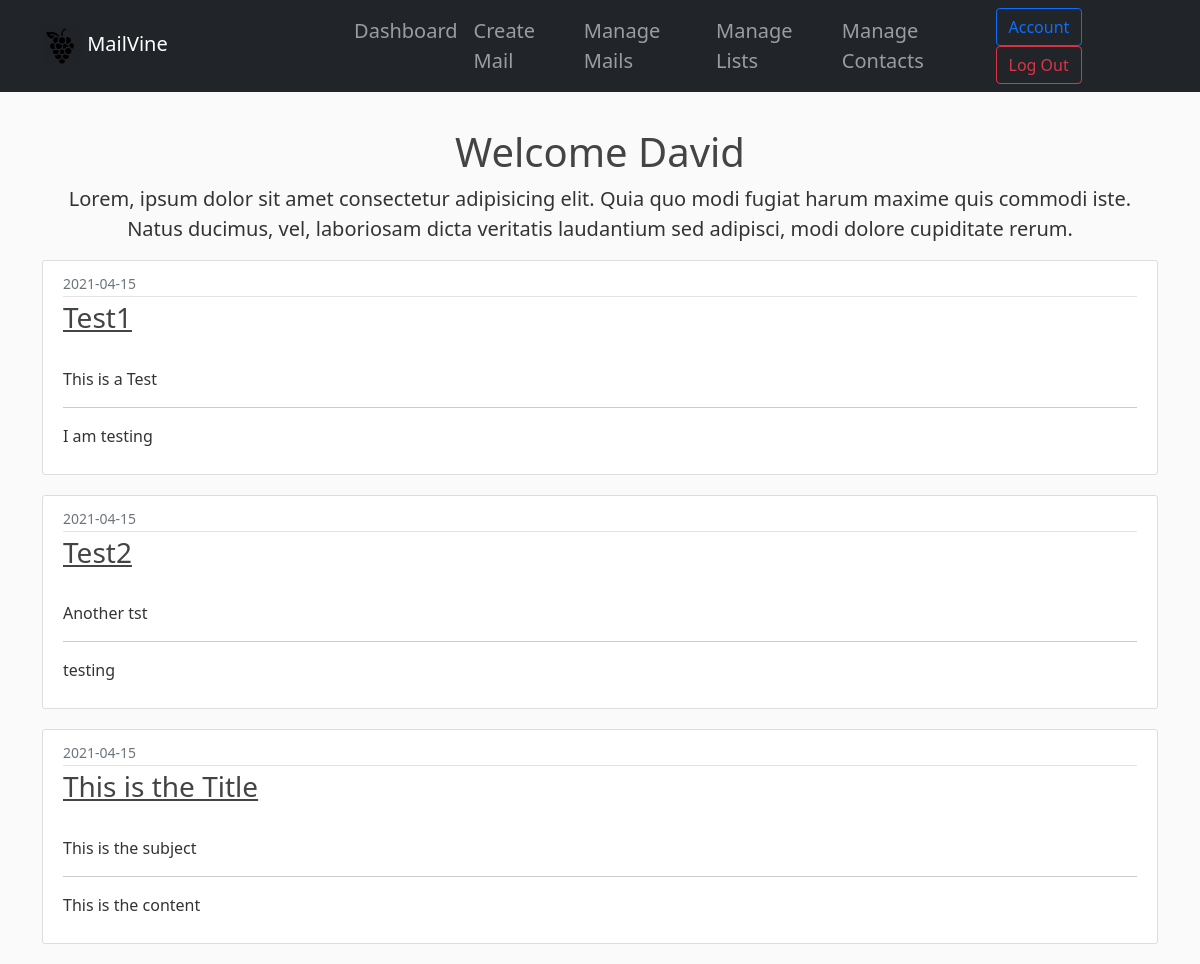
/dashboard.html (signed in), run on the app's committed database.
### mailvine/models.py (models this page shows, shortened)
class User(db.Model, UserMixin):  # inherit UserMixin class
    id = db.Column(db.Integer, primary_key=True)
    first_name = db.Column(db.String(255), nullable=False)
    last_name = db.Column(db.String(255), nullable=False)
    email = db.Column(db.String(120), unique=True, nullable=False)
    img_file = db.Column(db.String(20), nullable=False, default='default.jpg')
    password = db.Column(db.String(60), nullable=False)
    is_active = db.Column(db.Boolean, nullable=False, default=1)
    created_at = db.Column(db.DateTime, nullable=False, default=datetime.utcnow)
    updated_at = db.Column(db.DateTime, nullable=False, default=datetime.utcnow, onupdate=datetime.utcnow)
    lists = db.relationship('List', backref='user', lazy=True)
    mails = db.relationship('Mail', backref='user', lazy=True)

class Mail(db.Model):
    id = db.Column(db.Integer, primary_key=True)
    title = db.Column(db.String(60), nullable=False)
    subject = db.Column(db.String(120), nullable=False, default='Check this out!')
    email_text = db.Column(db.Text, nullable=False)
    email_photo = db.Column(db.String(20))
    is_active = db.Column(db.Boolean, nullable=False, default=1)
    created_at = db.Column(db.DateTime, nullable=False, default=datetime.utcnow)
    user_id = db.Column(db.Integer, db.ForeignKey('user.id'), nullable=False)

### mailvine/routes.py (the view)
@app.route('/dashboard.html')
@login_required
def dashboard():
    user = User.query.get(current_user.id)
    mails = Mail.query.filter(Mail.user==user)
    return render_template('dashboard.html', mails=mails)

### mailvine/models.py (called while the page is built)
@login_manager.user_loader
def load_user(user_id):
    return User.query.get(int(user_id))

### mailvine/templates/dashboard.html (shortened to what this page needs)
{% extends "dashboard_layout.html" %}
{% block body %}
<main class="container">
    <div class="pt-5 text-center">
        <h1>Welcome {{ current_user.first_name }}</h1>
        <p class="lead">Lorem, ipsum dolor sit amet consectetur adipisicing elit. Quia quo modi fugiat harum maxime quis
            commodi iste. Natus ducimus, vel, laboriosam dicta veritatis laudantium sed adipisci, modi dolore cupiditate
            rerum.</p>
    </div>
    {% for mail in mails %}
        <article class="media content-section">
            <div class="media-body">
                <div class="article-metadata">
                    <small class="text-muted">{{ mail.created_at.strftime('%Y-%m-%d') }}</small>
                </div>
                <h3><a href="{{ url_for('mail', mail_id=mail.id) }}" class="article-title">{{ mail.title}}</a></h3>
                <br>
                <p class="article-content">{{ mail.subject }}</p>
                <hr>
                <p class="article-content">{{ mail.email_text }}</p>
            </div>
        </article>
    {% endfor %}
</main>
{%endblock body%}

### mailvine/templates/dashboard_layout.html (shortened to what this page needs)
<!doctype html>
<html lang="en">
<head>
    <link rel="stylesheet" href="{{ url_for('static', filename='css/bootstrap.min.css') }}">
    <link rel="stylesheet" href="{{ url_for('static', filename='css/main.css') }}">
</head>
<body>
<header>
    <nav class="navbar navbar-expand-md navbar-dark bg-dark fixed-top">
        <div class="container">
            <a class="navbar-brand" href="{{ url_for('index') }}">
                <img src="{{ url_for('static', filename='img/MV_logo3.png') }}" alt="" width="40" height="40">
                MailVine
            </a>
            <div class="collapse navbar-collapse" id="navbarsExampleDefault">
                <ul class="navbar-nav me-auto mb-2 mb-md-0 fs-5 text">
                    <li class="nav-item active">
                        <a class="nav-link" aria-current="page" href="{{ url_for('dashboard') }}">Dashboard</a>
                    </li>
                    <li class="nav-item active">
                        <a class="nav-link" aria-current="page" href="{{ url_for('new_mail') }}">Create Mail</a>
                    </li>
                    <li class="nav-item active">
                        <a class="nav-link" aria-current="page" href="#">Manage Mails</a>
                    </li>
                    <li class="nav-item active">
                        <a class="nav-link" aria-current="page" href="#">Manage Lists</a>
                    </li>
                    <li class="nav-item active">
                        <a class="nav-link" aria-current="page" href="#">Manage Contacts</a>
                    </li>
                </ul>
                <div>
                    {% if current_user.is_authenticated %}
                        <a class="btn btn-outline-primary" href="{{ url_for('account') }}" role="button">Account</a>
                        <a class="btn btn-outline-danger" href="{{ url_for('logout') }}" role="button">Log Out</a>
                    {% endif %}
                </div>
            </div>
        </div>
    </nav>
</header>
{% block body %}{% endblock body%}
</body>
</html>

### mailvine/static/css/main.css (style rules this page uses)
body { background: #fafafa; color: #333333; margin-top: 5rem; }
h1, h2, h3, h4, h5, h6 { color: #444444; }
.content-section { background: #ffffff; padding: 10px 20px; border: 1px solid #dddddd; border-radius: 3px; margin-bottom: 20px; }
.article-title { color: #444444; }
.article-content { white-space: pre-line; }
.article-metadata { padding-bottom: 1px; margin-bottom: 4px; border-bottom: 1px solid #e3e3e3 }

### data on the page
User: first_name "David"
Mail: created_at "2021-04-15", title "Test1", subject "This is a Test", email_text "I am testing"
Mail: created_at "2021-04-15", title "Test2", subject "Another tst", email_text "testing"
Mail: created_at "2021-04-15", title "This is the Title", subject "This is the subject", email_text "This is the content"
